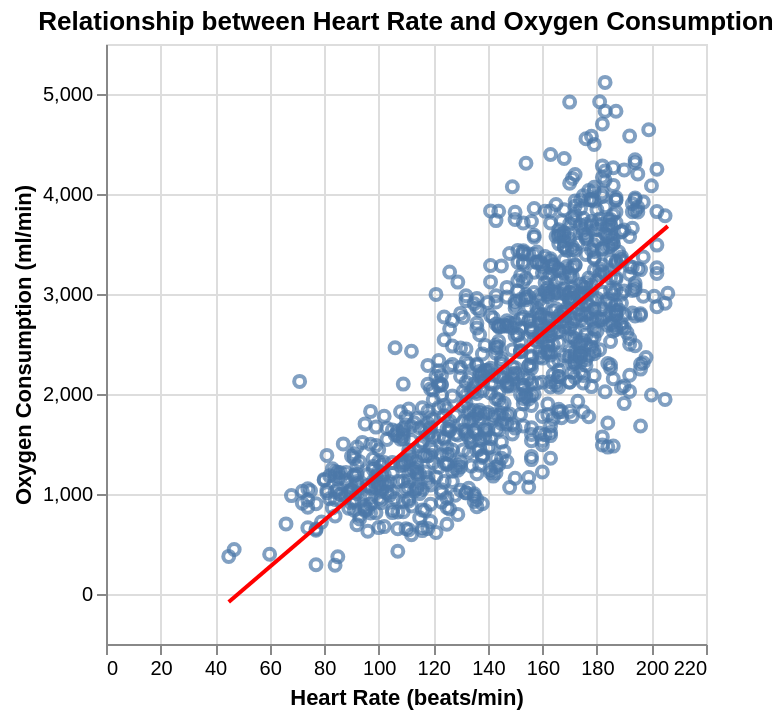

Here is the notebook cell this chart was saved with:
### Code cell
#59. Create a scatter plot with a regression line using Altair, take a random sample data with features 'x' and 'y'.

#Take a random sample of 1000 rows
sample_data = df_test_measure [['HR', 'VO2']].sample (n=1000).rename (columns={'HR': 'x', 'VO2':'y'})
#Create scatter plot
chart = alt.Chart(sample_data).mark_point().encode(
    x=alt.X('x:Q', title= 'Heart Rate (beats/min)'),
    y=alt.Y('y:Q', title= 'Oxygen Consumption (ml/min)')
)
#Add regression line to the scatter plot
regression_line = chart.transform_regression ('x', 'y').mark_line (color= 'red')
#Combine the scatter plot and regression line into a single chart
final_chart = (chart + regression_line).properties (title= 'Relationship between Heart Rate and Oxygen Consumption')
final_chart

### Figure 1 — Vega-Lite specification as saved in the notebook (floating-point values rounded to 4 significant figures; data arrays with more than 128 entries replaced by an {"elided": "..."} marker saying what was removed)
{"config": {"view": {"continuousWidth": 300, "continuousHeight": 300}}, "layer": [{"mark": {"type": "point"}, "encoding": {"x": {"field": "x", "title": "Heart Rate (beats/min)", "type": "quantitative"}, "y": {"field": "y", "title": "Oxygen Consumption (ml/min)", "type": "quantitative"}}}, {"mark": {"type": "line", "color": "red"}, "encoding": {"x": {"field": "x", "title": "Heart Rate (beats/min)", "type": "quantitative"}, "y": {"field": "y", "title": "Oxygen Consumption (ml/min)", "type": "quantitative"}}, "transform": [{"on": "x", "regression": "y"}]}], "data": {"name": "data-8929e015b82a69f5d9e483c92922cd62"}, "title": "Relationship between Heart Rate and Oxygen Consumption", "$schema": "https://vega.github.io/schema/vega-lite/v5.8.0.json", "datasets": {"data-8929e015b82a69f5d9e483c92922cd62": {"elided": "1000 records"}}}
